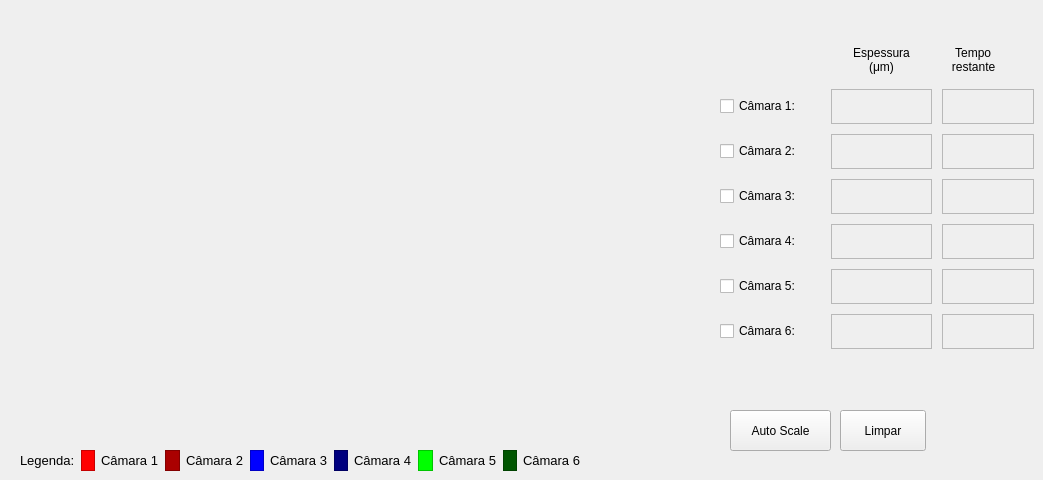
      <widget class="QWidget" name="tab_7">
       <attribute name="title">
        <string>Espessura</string>
       </attribute>
       <widget class="SimplePlot" name="grafico_carga" native="true">
        <property name="geometry">
         <rect>
          <x>20</x>
          <y>20</y>
          <width>681</width>
          <height>411</height>
         </rect>
        </property>
       </widget>
       <widget class="QWidget" name="gridLayoutWidget_5">
        <property name="geometry">
         <rect>
          <x>720</x>
          <y>40</y>
          <width>314</width>
          <height>314</height>
         </rect>
        </property>
        <layout class="QGridLayout" name="gridLayout_5" rowstretch="35,35,35,35,35,35,35" columnstretch="100,100,0" rowminimumheight="35,35,35,35,35,35,35" columnminimumwidth="100,100,0">
         <property name="bottomMargin">
          <number>5</number>
         </property>
         <property name="spacing">
          <number>10</number>
         </property>
         <item row="0" column="1">
          <widget class="QLabel" name="label_45">
           <property name="text">
            <string>Espessura
(μm)</string>
           </property>
           <property name="alignment">
            <set>Qt::AlignCenter</set>
           </property>
          </widget>
         </item>
         <item row="1" column="0">
          <widget class="QCheckBox" name="Q1_plot_sel">
           <property name="text">
            <string>Câmara 1:</string>
           </property>
          </widget>
         </item>
         <item row="2" column="0">
          <widget class="QCheckBox" name="Q2_plot_sel">
           <property name="text">
            <string>Câmara 2:</string>
           </property>
          </widget>
         </item>
         <item row="3" column="0">
          <widget class="QCheckBox" name="Q3_plot_sel">
           <property name="text">
            <string>Câmara 3:</string>
           </property>
          </widget>
         </item>
         <item row="4" column="0">
          <widget class="QCheckBox" name="Q4_plot_sel">
           <property name="text">
            <string>Câmara 4:</string>
           </property>
          </widget>
         </item>
         <item row="5" column="0">
          <widget class="QCheckBox" name="Q5_plot_sel">
           <property name="text">
            <string>Câmara 5:</string>
           </property>
          </widget>
         </item>
         <item row="6" column="0">
          <widget class="QCheckBox" name="Q6_plot_sel">
           <property name="text">
            <string>Câmara 6:</string>
           </property>
          </widget>
         </item>
         <item row="1" column="1">
          <widget class="QLabel" name="C1doseDepositada">
           <property name="font">
            <font>
             <pointsize>16</pointsize>
            </font>
           </property>
           <property name="frameShape">
            <enum>QFrame::StyledPanel</enum>
           </property>
           <property name="frameShadow">
            <enum>QFrame::Plain</enum>
           </property>
           <property name="text">
            <string/>
           </property>
           <property name="alignment">
            <set>Qt::AlignRight|Qt::AlignTrailing|Qt::AlignVCenter</set>
           </property>
          </widget>
         </item>
         <item row="2" column="1">
          <widget class="QLabel" name="C2doseDepositada">
           <property name="font">
            <font>
             <pointsize>16</pointsize>
            </font>
           </property>
           <property name="frameShape">
            <enum>QFrame::StyledPanel</enum>
           </property>
           <property name="frameShadow">
            <enum>QFrame::Plain</enum>
           </property>
           <property name="text">
            <string/>
           </property>
           <property name="alignment">
            <set>Qt::AlignRight|Qt::AlignTrailing|Qt::AlignVCenter</set>
           </property>
          </widget>
         </item>
         <item row="3" column="1">
          <widget class="QLabel" name="C3doseDepositada">
           <property name="font">
            <font>
             <pointsize>16</pointsize>
            </font>
           </property>
           <property name="frameShape">
            <enum>QFrame::StyledPanel</enum>
           </property>
           <property name="frameShadow">
            <enum>QFrame::Plain</enum>
           </property>
           <property name="text">
            <string/>
           </property>
           <property name="alignment">
            <set>Qt::AlignRight|Qt::AlignTrailing|Qt::AlignVCenter</set>
           </property>
          </widget>
         </item>
         <item row="4" column="1">
          <widget class="QLabel" name="C4doseDepositada">
           <property name="font">
            <font>
             <pointsize>16</pointsize>
            </font>
           </property>
           <property name="frameShape">
            <enum>QFrame::StyledPanel</enum>
           </property>
           <property name="frameShadow">
            <enum>QFrame::Plain</enum>
           </property>
           <property name="text">
            <string/>
           </property>
           <property name="alignment">
            <set>Qt::AlignRight|Qt::AlignTrailing|Qt::AlignVCenter</set>
           </property>
          </widget>
         </item>
         <item row="5" column="1">
          <widget class="QLabel" name="C5doseDepositada">
           <property name="font">
            <font>
             <pointsize>16</pointsize>
            </font>
           </property>
           <property name="frameShape">
            <enum>QFrame::StyledPanel</enum>
           </property>
           <property name="frameShadow">
            <enum>QFrame::Plain</enum>
           </property>
           <property name="text">
            <string/>
           </property>
           <property name="alignment">
            <set>Qt::AlignRight|Qt::AlignTrailing|Qt::AlignVCenter</set>
           </property>
          </widget>
         </item>
         <item row="6" column="1">
          <widget class="QLabel" name="C6doseDepositada">
           <property name="font">
            <font>
             <pointsize>16</pointsize>
            </font>
           </property>
           <property name="frameShape">
            <enum>QFrame::StyledPanel</enum>
           </property>
           <property name="frameShadow">
            <enum>QFrame::Plain</enum>
           </property>
           <property name="text">
            <string/>
           </property>
           <property name="alignment">
            <set>Qt::AlignRight|Qt::AlignTrailing|Qt::AlignVCenter</set>
           </property>
          </widget>
         </item>
         <item row="0" column="2">
          <widget class="QLabel" name="label_62">
           <property name="text">
            <string>    Tempo 
   restante</string>
           </property>
          </widget>
         </item>
         <item row="1" column="2">
          <widget class="QLabel" name="T_res1">
           <property name="minimumSize">
            <size>
             <width>92</width>
             <height>35</height>
            </size>
           </property>
           <property name="font">
            <font>
             <pointsize>16</pointsize>
            </font>
           </property>
           <property name="frameShape">
            <enum>QFrame::StyledPanel</enum>
           </property>
           <property name="frameShadow">
            <enum>QFrame::Plain</enum>
           </property>
           <property name="text">
            <string/>
           </property>
           <property name="alignment">
            <set>Qt::AlignRight|Qt::AlignTrailing|Qt::AlignVCenter</set>
           </property>
          </widget>
         </item>
         <item row="2" column="2">
          <widget class="QLabel" name="T_res2">
           <property name="font">
            <font>
             <pointsize>16</pointsize>
            </font>
           </property>
           <property name="frameShape">
            <enum>QFrame::StyledPanel</enum>
           </property>
           <property name="frameShadow">
            <enum>QFrame::Plain</enum>
           </property>
           <property name="text">
            <string/>
           </property>
           <property name="alignment">
            <set>Qt::AlignRight|Qt::AlignTrailing|Qt::AlignVCenter</set>
           </property>
          </widget>
         </item>
         <item row="3" column="2">
          <widget class="QLabel" name="T_res3">
           <property name="font">
            <font>
             <pointsize>16</pointsize>
            </font>
           </property>
           <property name="frameShape">
            <enum>QFrame::StyledPanel</enum>
           </property>
           <property name="frameShadow">
            <enum>QFrame::Plain</enum>
           </property>
           <property name="text">
            <string/>
           </property>
           <property name="alignment">
            <set>Qt::AlignRight|Qt::AlignTrailing|Qt::AlignVCenter</set>
           </property>
          </widget>
         </item>
         <item row="4" column="2">
          <widget class="QLabel" name="T_res4">
           <property name="font">
            <font>
             <pointsize>16</pointsize>
            </font>
           </property>
           <property name="frameShape">
            <enum>QFrame::StyledPanel</enum>
           </property>
           <property name="frameShadow">
            <enum>QFrame::Plain</enum>
           </property>
           <property name="text">
            <string/>
           </property>
           <property name="alignment">
            <set>Qt::AlignRight|Qt::AlignTrailing|Qt::AlignVCenter</set>
           </property>
          </widget>
         </item>
         <item row="5" column="2">
          <widget class="QLabel" name="T_res5">
           <property name="font">
            <font>
             <pointsize>16</pointsize>
            </font>
           </property>
           <property name="frameShape">
            <enum>QFrame::StyledPanel</enum>
           </property>
           <property name="frameShadow">
            <enum>QFrame::Plain</enum>
           </property>
           <property name="text">
            <string/>
           </property>
           <property name="alignment">
            <set>Qt::AlignRight|Qt::AlignTrailing|Qt::AlignVCenter</set>
           </property>
          </widget>
         </item>
         <item row="6" column="2">
          <widget class="QLabel" name="T_res6">
           <property name="font">
            <font>
             <pointsize>16</pointsize>
            </font>
           </property>
           <property name="frameShape">
            <enum>QFrame::StyledPanel</enum>
           </property>
           <property name="frameShadow">
            <enum>QFrame::Plain</enum>
           </property>
           <property name="text">
            <string/>
           </property>
           <property name="alignment">
            <set>Qt::AlignRight|Qt::AlignTrailing|Qt::AlignVCenter</set>
           </property>
          </widget>
         </item>
        </layout>
       </widget>
       <widget class="QPushButton" name="QautoScale">
        <property name="geometry">
         <rect>
          <x>730</x>
          <y>410</y>
          <width>101</width>
          <height>41</height>
         </rect>
        </property>
        <property name="text">
         <string>Auto Scale</string>
        </property>
       </widget>
       <widget class="QWidget" name="layoutWidget_4">
        <property name="geometry">
         <rect>
          <x>20</x>
          <y>450</y>
          <width>561</width>
          <height>21</height>
         </rect>
        </property>
        <layout class="QGridLayout" name="gridLayout_8">
         <item row="0" column="1">
          <widget class="QFrame" name="rampa_leg_36">
           <property name="autoFillBackground">
            <bool>false</bool>
           </property>
           <property name="styleSheet">
            <string notr="true">background-color: rgb(255, 0, 0);</string>
           </property>
           <property name="frameShape">
            <enum>QFrame::StyledPanel</enum>
           </property>
           <property name="frameShadow">
            <enum>QFrame::Plain</enum>
           </property>
          </widget>
         </item>
         <item row="0" column="2">
          <widget class="QLabel" name="label_29">
           <property name="font">
            <font>
             <pointsize>10</pointsize>
            </font>
           </property>
           <property name="text">
            <string>Câmara 1</string>
           </property>
          </widget>
         </item>
         <item row="0" column="10">
          <widget class="QLabel" name="label_42">
           <property name="font">
            <font>
             <pointsize>10</pointsize>
            </font>
           </property>
           <property name="text">
            <string>Câmara 5</string>
           </property>
          </widget>
         </item>
         <item row="0" column="4">
          <widget class="QLabel" name="label_31">
           <property name="font">
            <font>
             <pointsize>10</pointsize>
            </font>
           </property>
           <property name="text">
            <string>Câmara 2</string>
           </property>
          </widget>
         </item>
         <item row="0" column="12">
          <widget class="QLabel" name="label_48">
           <property name="font">
            <font>
             <pointsize>10</pointsize>
            </font>
           </property>
           <property name="text">
            <string>Câmara 6</string>
           </property>
          </widget>
         </item>
         <item row="0" column="8">
          <widget class="QLabel" name="label_46">
           <property name="font">
            <font>
             <pointsize>10</pointsize>
            </font>
           </property>
           <property name="text">
            <string>Câmara 4</string>
           </property>
          </widget>
         </item>
         <item row="0" column="3">
          <widget class="QFrame" name="rampa_leg_37">
           <property name="autoFillBackground">
            <bool>false</bool>
           </property>
           <property name="styleSheet">
            <string notr="true">background-color: rgb(170, 0, 0);</string>
           </property>
           <property name="frameShape">
            <enum>QFrame::StyledPanel</enum>
           </property>
           <property name="frameShadow">
            <enum>QFrame::Plain</enum>
           </property>
          </widget>
         </item>
         <item row="0" column="5">
          <widget class="QFrame" name="rampa_leg_32">
           <property name="autoFillBackground">
            <bool>false</bool>
           </property>
           <property name="styleSheet">
            <string notr="true">background-color: rgb(0, 0, 255);</string>
           </property>
           <property name="frameShape">
            <enum>QFrame::StyledPanel</enum>
           </property>
           <property name="frameShadow">
            <enum>QFrame::Plain</enum>
           </property>
          </widget>
         </item>
         <item row="0" column="7">
          <widget class="QFrame" name="rampa_leg_33">
           <property name="autoFillBackground">
            <bool>false</bool>
           </property>
           <property name="styleSheet">
            <string notr="true">background-color: rgb(0, 0, 127);</string>
           </property>
           <property name="frameShape">
            <enum>QFrame::StyledPanel</enum>
           </property>
           <property name="frameShadow">
            <enum>QFrame::Plain</enum>
           </property>
          </widget>
         </item>
         <item row="0" column="9">
          <widget class="QFrame" name="rampa_leg_34">
           <property name="autoFillBackground">
            <bool>false</bool>
           </property>
           <property name="styleSheet">
            <string notr="true">background-color: rgb(0, 255, 0);</string>
           </property>
           <property name="frameShape">
            <enum>QFrame::StyledPanel</enum>
           </property>
           <property name="frameShadow">
            <enum>QFrame::Plain</enum>
           </property>
          </widget>
         </item>
         <item row="0" column="11">
          <widget class="QFrame" name="rampa_leg_35">
           <property name="autoFillBackground">
            <bool>false</bool>
           </property>
           <property name="styleSheet">
            <string notr="true">background-color: rgb(0, 85, 0);</string>
           </property>
           <property name="frameShape">
            <enum>QFrame::StyledPanel</enum>
           </property>
           <property name="frameShadow">
            <enum>QFrame::Plain</enum>
           </property>
          </widget>
         </item>
         <item row="0" column="6">
          <widget class="QLabel" name="label_52">
           <property name="font">
            <font>
             <pointsize>10</pointsize>
            </font>
           </property>
           <property name="text">
            <string>Câmara 3</string>
           </property>
          </widget>
         </item>
         <item row="0" column="0">
          <widget class="QLabel" name="label_54">
           <property name="font">
            <font>
             <pointsize>10</pointsize>
            </font>
           </property>
           <property name="text">
            <string>Legenda:</string>
           </property>
          </widget>
         </item>
        </layout>
       </widget>
       <widget class="QPushButton" name="Qlimpar">
        <property name="geometry">
         <rect>
          <x>840</x>
          <y>410</y>
          <width>86</width>
          <height>41</height>
         </rect>
        </property>
        <property name="text">
         <string>Limpar</string>
        </property>
       </widget>
      </widget>
